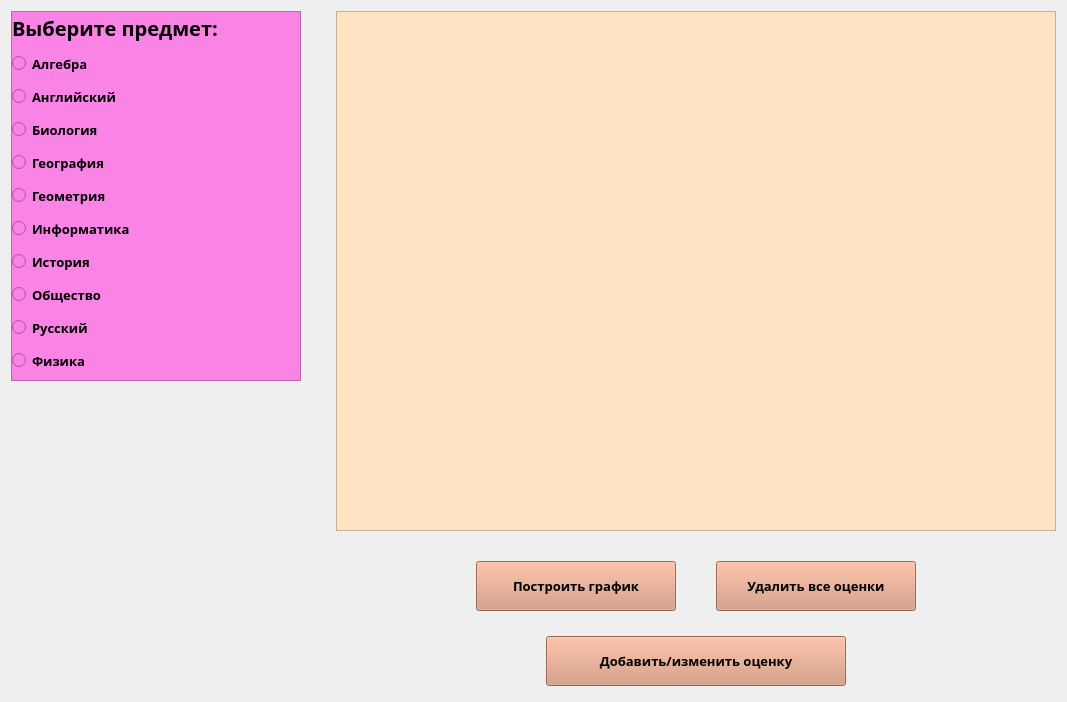
      <widget class="QWidget" name="tab_4">
       <attribute name="title">
        <string>Статистика успеваемости</string>
       </attribute>
       <layout class="QGridLayout" name="gridLayout_8">
        <item row="0" column="0">
         <layout class="QHBoxLayout" name="horizontalLayout_15">
          <property name="spacing">
           <number>35</number>
          </property>
          <item>
           <layout class="QVBoxLayout" name="verticalLayout_11">
            <property name="spacing">
             <number>30</number>
            </property>
            <item>
             <widget class="QFrame" name="frame_5">
              <property name="minimumSize">
               <size>
                <width>290</width>
                <height>370</height>
               </size>
              </property>
              <property name="styleSheet">
               <string notr="true">background-color: rgb(249, 132, 229);</string>
              </property>
              <property name="frameShape">
               <enum>QFrame::StyledPanel</enum>
              </property>
              <property name="frameShadow">
               <enum>QFrame::Raised</enum>
              </property>
              <widget class="QRadioButton" name="radioButton_4">
               <property name="geometry">
                <rect>
                 <x>1</x>
                 <y>139</y>
                 <width>117</width>
                 <height>25</height>
                </rect>
               </property>
               <property name="font">
                <font>
                 <family>Ink Free</family>
                 <pointsize>10</pointsize>
                 <weight>75</weight>
                 <bold>true</bold>
                </font>
               </property>
               <property name="text">
                <string>География</string>
               </property>
              </widget>
              <widget class="QRadioButton" name="radioButton_3">
               <property name="geometry">
                <rect>
                 <x>1</x>
                 <y>106</y>
                 <width>105</width>
                 <height>25</height>
                </rect>
               </property>
               <property name="font">
                <font>
                 <family>Ink Free</family>
                 <pointsize>10</pointsize>
                 <weight>75</weight>
                 <bold>true</bold>
                </font>
               </property>
               <property name="text">
                <string>Биология</string>
               </property>
              </widget>
              <widget class="QLabel" name="label_25">
               <property name="geometry">
                <rect>
                 <x>1</x>
                 <y>1</y>
                 <width>222</width>
                 <height>31</height>
                </rect>
               </property>
               <property name="font">
                <font>
                 <family>Ink Free</family>
                 <pointsize>15</pointsize>
                 <weight>75</weight>
                 <bold>true</bold>
                </font>
               </property>
               <property name="styleSheet">
                <string notr="true"/>
               </property>
               <property name="text">
                <string>Выберите предмет:</string>
               </property>
              </widget>
              <widget class="QRadioButton" name="radioButton_1">
               <property name="geometry">
                <rect>
                 <x>1</x>
                 <y>40</y>
                 <width>96</width>
                 <height>25</height>
                </rect>
               </property>
               <property name="font">
                <font>
                 <family>Ink Free</family>
                 <pointsize>10</pointsize>
                 <weight>75</weight>
                 <bold>true</bold>
                </font>
               </property>
               <property name="text">
                <string>Алгебра</string>
               </property>
              </widget>
              <widget class="QRadioButton" name="radioButton_2">
               <property name="geometry">
                <rect>
                 <x>1</x>
                 <y>73</y>
                 <width>125</width>
                 <height>25</height>
                </rect>
               </property>
               <property name="font">
                <font>
                 <family>Ink Free</family>
                 <pointsize>10</pointsize>
                 <weight>75</weight>
                 <bold>true</bold>
                </font>
               </property>
               <property name="text">
                <string>Английский</string>
               </property>
              </widget>
              <widget class="QRadioButton" name="radioButton_5">
               <property name="geometry">
                <rect>
                 <x>1</x>
                 <y>172</y>
                 <width>113</width>
                 <height>25</height>
                </rect>
               </property>
               <property name="font">
                <font>
                 <family>Ink Free</family>
                 <pointsize>10</pointsize>
                 <weight>75</weight>
                 <bold>true</bold>
                </font>
               </property>
               <property name="text">
                <string>Геометрия</string>
               </property>
              </widget>
              <widget class="QRadioButton" name="radioButton_6">
               <property name="geometry">
                <rect>
                 <x>1</x>
                 <y>205</y>
                 <width>140</width>
                 <height>25</height>
                </rect>
               </property>
               <property name="font">
                <font>
                 <family>Ink Free</family>
                 <pointsize>10</pointsize>
                 <weight>75</weight>
                 <bold>true</bold>
                </font>
               </property>
               <property name="text">
                <string>Информатика</string>
               </property>
              </widget>
              <widget class="QRadioButton" name="radioButton_7">
               <property name="geometry">
                <rect>
                 <x>1</x>
                 <y>238</y>
                 <width>94</width>
                 <height>25</height>
                </rect>
               </property>
               <property name="font">
                <font>
                 <family>Ink Free</family>
                 <pointsize>10</pointsize>
                 <weight>75</weight>
                 <bold>true</bold>
                </font>
               </property>
               <property name="text">
                <string>История</string>
               </property>
              </widget>
              <widget class="QRadioButton" name="radioButton_8">
               <property name="geometry">
                <rect>
                 <x>1</x>
                 <y>271</y>
                 <width>108</width>
                 <height>25</height>
                </rect>
               </property>
               <property name="font">
                <font>
                 <family>Ink Free</family>
                 <pointsize>10</pointsize>
                 <weight>75</weight>
                 <bold>true</bold>
                </font>
               </property>
               <property name="text">
                <string>Общество</string>
               </property>
              </widget>
              <widget class="QRadioButton" name="radioButton_9">
               <property name="geometry">
                <rect>
                 <x>1</x>
                 <y>304</y>
                 <width>92</width>
                 <height>25</height>
                </rect>
               </property>
               <property name="font">
                <font>
                 <family>Ink Free</family>
                 <pointsize>10</pointsize>
                 <weight>75</weight>
                 <bold>true</bold>
                </font>
               </property>
               <property name="text">
                <string>Русский</string>
               </property>
              </widget>
              <widget class="QRadioButton" name="radioButton_10">
               <property name="geometry">
                <rect>
                 <x>1</x>
                 <y>337</y>
                 <width>90</width>
                 <height>25</height>
                </rect>
               </property>
               <property name="font">
                <font>
                 <family>Ink Free</family>
                 <pointsize>10</pointsize>
                 <weight>75</weight>
                 <bold>true</bold>
                </font>
               </property>
               <property name="text">
                <string>Физика</string>
               </property>
              </widget>
             </widget>
            </item>
            <item>
             <widget class="QLabel" name="picture_china_kot">
              <property name="minimumSize">
               <size>
                <width>290</width>
                <height>280</height>
               </size>
              </property>
              <property name="text">
               <string/>
              </property>
              <property name="pixmap">
               <pixmap>china_kot.png</pixmap>
              </property>
             </widget>
            </item>
           </layout>
          </item>
          <item>
           <layout class="QVBoxLayout" name="verticalLayout_13">
            <property name="spacing">
             <number>30</number>
            </property>
            <item>
             <widget class="PlotWidget" name="graphicsView">
              <property name="minimumSize">
               <size>
                <width>720</width>
                <height>520</height>
               </size>
              </property>
              <property name="styleSheet">
               <string notr="true">background-color: rgb(255, 228, 196);</string>
              </property>
             </widget>
            </item>
            <item>
             <layout class="QHBoxLayout" name="horizontalLayout_14">
              <property name="spacing">
               <number>15</number>
              </property>
              <item>
               <widget class="QLabel" name="label_27">
                <property name="minimumSize">
                 <size>
                  <width>120</width>
                  <height>130</height>
                 </size>
                </property>
                <property name="text">
                 <string/>
                </property>
               </widget>
              </item>
              <item>
               <layout class="QVBoxLayout" name="verticalLayout_12">
                <property name="spacing">
                 <number>20</number>
                </property>
                <item>
                 <layout class="QHBoxLayout" name="horizontalLayout_12">
                  <property name="spacing">
                   <number>40</number>
                  </property>
                  <item>
                   <widget class="QPushButton" name="build_graf_btn">
                    <property name="minimumSize">
                     <size>
                      <width>200</width>
                      <height>50</height>
                     </size>
                    </property>
                    <property name="font">
                     <font>
                      <family>Ink Free</family>
                      <pointsize>10</pointsize>
                      <weight>75</weight>
                      <bold>true</bold>
                     </font>
                    </property>
                    <property name="styleSheet">
                     <string notr="true">background-color: rgb(212, 147, 117);</string>
                    </property>
                    <property name="text">
                     <string>Построить график</string>
                    </property>
                   </widget>
                  </item>
                  <item>
                   <widget class="QPushButton" name="delete_all_marks_btn">
                    <property name="minimumSize">
                     <size>
                      <width>200</width>
                      <height>50</height>
                     </size>
                    </property>
                    <property name="font">
                     <font>
                      <family>Ink Free</family>
                      <pointsize>10</pointsize>
                      <weight>75</weight>
                      <bold>true</bold>
                     </font>
                    </property>
                    <property name="styleSheet">
                     <string notr="true">background-color: rgb(212, 147, 117);</string>
                    </property>
                    <property name="text">
                     <string>Удалить все оценки</string>
                    </property>
                   </widget>
                  </item>
                 </layout>
                </item>
                <item>
                 <layout class="QHBoxLayout" name="horizontalLayout_13">
                  <property name="spacing">
                   <number>20</number>
                  </property>
                  <item>
                   <widget class="QLabel" name="label_24">
                    <property name="minimumSize">
                     <size>
                      <width>50</width>
                      <height>50</height>
                     </size>
                    </property>
                    <property name="text">
                     <string/>
                    </property>
                   </widget>
                  </item>
                  <item>
                   <widget class="QPushButton" name="add_change_mark_btn">
                    <property name="minimumSize">
                     <size>
                      <width>300</width>
                      <height>50</height>
                     </size>
                    </property>
                    <property name="font">
                     <font>
                      <family>Ink Free</family>
                      <pointsize>10</pointsize>
                      <weight>75</weight>
                      <bold>true</bold>
                     </font>
                    </property>
                    <property name="styleSheet">
                     <string notr="true">background-color: rgb(212, 147, 117);</string>
                    </property>
                    <property name="text">
                     <string>Добавить/изменить оценку</string>
                    </property>
                   </widget>
                  </item>
                  <item>
                   <widget class="QLabel" name="label_26">
                    <property name="minimumSize">
                     <size>
                      <width>50</width>
                      <height>50</height>
                     </size>
                    </property>
                    <property name="text">
                     <string/>
                    </property>
                   </widget>
                  </item>
                 </layout>
                </item>
               </layout>
              </item>
              <item>
               <widget class="QLabel" name="label_28">
                <property name="minimumSize">
                 <size>
                  <width>120</width>
                  <height>130</height>
                 </size>
                </property>
                <property name="text">
                 <string/>
                </property>
               </widget>
              </item>
             </layout>
            </item>
           </layout>
          </item>
         </layout>
        </item>
       </layout>
      </widget>
